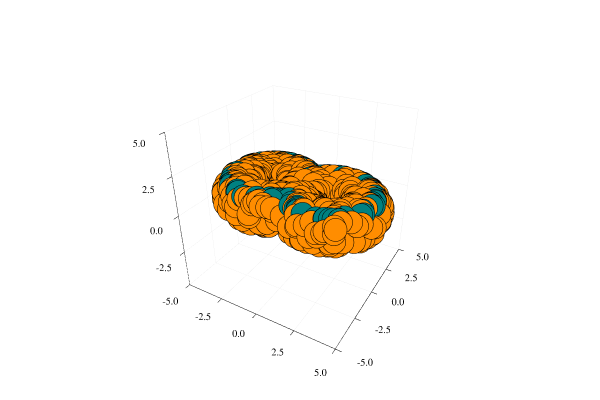

Write notebook code for a chart like this one.
### Code cell
p = ext.plot_3D(landmark = torus, witness = circle, landmark_label = "", witness_label = "", 
                xlim = (-5, 5), ylim = (-5, 5), zlim = (-5, 5))

### Figure 1 — Plotly figure (JSON) as saved in the notebook; plotly's stock layout.template omitted (floating-point values rounded to 4 significant figures; data arrays with more than 128 entries replaced by an {"elided": "..."} marker saying what was removed)
{"data": [{"colorbar": {"title": ""}, "legendgroup": "", "marker": {"color": "rgba(255, 141, 0, 1.000)", "line": {"color": "rgba(0, 0, 0, 1.000)", "width": 1}, "size": 8, "symbol": "circle"}, "mode": "markers", "name": "", "showlegend": false, "type": "scatter3d", "x": {"elided": "705 float values"}, "xaxis": "x1", "y": {"elided": "705 float values"}, "yaxis": "y1", "z": {"elided": "705 float values"}, "zmax": null, "zmin": null}, {"colorbar": {"title": ""}, "legendgroup": "", "marker": {"color": "rgba(0, 129, 129, 1.000)", "line": {"color": "rgba(0, 0, 0, 1.000)", "width": 1}, "size": 8, "symbol": "circle"}, "mode": "markers", "name": "", "showlegend": false, "type": "scatter3d", "x": [-4.113, -3.705, -1.201, -2.937, -4.282, -0.1061, -2.211, -3.856, -2.825, -0.4114, -4.235, -2.639, -0.7849, -2.584, -0.3911, -0.6058, -4.3, -4.194, -4.023, -0.6355, -4.243, -2.365, -3.803, -1.605, -2.306, -2.869, -2.1, -2.836, -4.507, -3.073, -2.187, -0.03643, -0.4278, -1.026, -1.654, -1.482, -2.401, -3.481, -4.213, -2.981, -3.844, -3.259, -0.5405, -1.111, 4.297, 3.674, 3.569, 0.526, 4.237, 0.06261, 1.332, 2.814, 4.215, 3.885, 3.273, 3.502, 4.367, 1.669, 1.559, 0.01244, 1.087, 3.097, 3.664, 4.175, 1.167, 0.07649, 0.5445, 4.408, 3.41, 0.3776, 0.5536, 2.983, 2.362, 1.159, 4.29, 3.234, 4.338, 0.999, 3.067, 0.874, 0.1751, 1.018, 4.524, 1.688, 4.39, 3.845, 4.444], "xaxis": "x1", "y": [1.192, -1.841, 2.359, -2.214, 1.106, -1.654, 2.395, -1.684, -2.314, -1.887, -0.9755, 2.271, -2.037, 2.263, -1.853, -1.994, -0.4032, 0.7415, -1.432, -2.078, 1.169, 2.317, -1.685, 2.3, -2.513, -2.327, 2.405, 2.182, -0.4051, 2.069, 2.453, 1.554, 1.816, 2.134, 2.44, -2.344, 2.303, 1.809, 0.9179, 2.317, 1.515, 2.125, 1.994, 2.335, -1.032, 1.847, 1.981, -1.859, -0.698, 1.381, 2.366, -2.35, 1.179, 1.546, 2.057, -2.043, -0.8909, 2.342, -2.48, 1.19, -2.196, 2.148, -1.755, 1.146, -2.358, 1.454, 2.077, 0.6409, -2.057, 1.884, -2.059, 2.295, -2.504, -2.267, 0.8588, -2.173, 0.3147, -2.265, -2.246, 2.039, -1.571, -2.098, 0.1898, 2.457, 0.7237, 1.559, 0.06974], "yaxis": "y1", "z": [0.9045, 0.8607, 0.8715, 0.9148, 0.8442, 0.8573, 0.9148, 0.8622, 0.8895, 0.8843, 0.8989, 0.9332, 0.9282, 0.9413, 0.891, 0.9012, 0.942, 0.9488, 0.8779, 0.8738, 0.8483, 0.9385, 0.8836, 0.9428, 0.8467, 0.8752, 0.9133, 0.9414, 0.8418, 0.9438, 0.8879, 0.8637, 0.9157, 0.9381, 0.8855, 0.9163, 0.9413, 0.941, 0.9184, 0.8564, 0.9221, 0.8827, 0.8821, 0.8665, 0.8555, 0.8702, 0.8497, 0.9281, 0.9391, 0.9252, 0.8884, 0.8735, 0.8605, 0.8993, 0.9078, 0.8442, 0.8487, 0.931, 0.8546, 0.9485, 0.9256, 0.9111, 0.9083, 0.8887, 0.8654, 0.9116, 0.8441, 0.8705, 0.8695, 0.8736, 0.8566, 0.8679, 0.848, 0.9082, 0.895, 0.8669, 0.9335, 0.8793, 0.8736, 0.9442, 0.9129, 0.9485, 0.8474, 0.8788, 0.8678, 0.9096, 0.8954], "zmax": null, "zmin": null}], "layout": {"annotations": [], "height": 400, "legend": {"bgcolor": "rgba(255, 255, 255, 1.000)", "bordercolor": "rgba(0, 0, 0, 1.000)", "font": {"color": "rgba(0, 0, 0, 1.000)", "family": "sans-serif", "size": 11}, "tracegroupgap": 0, "x": 1, "y": 1}, "margin": {"b": 20, "l": 0, "r": 0, "t": 20}, "paper_bgcolor": "rgba(255, 255, 255, 1.000)", "plot_bgcolor": "rgba(255, 255, 255, 1.000)", "scene": {"camera": {"eye": {"x": 1.126, "y": -1.95, "z": 1.3}}, "xaxis": {"anchor": "y1", "domain": [0.06582, 0.9934], "gridcolor": "rgba(0, 0, 0, 0.100)", "gridwidth": 0.5, "linecolor": "rgba(0, 0, 0, 1.000)", "mirror": false, "range": [-5, 5], "showgrid": true, "showline": true, "showticklabels": true, "tickangle": 0, "tickcolor": "rgb(0, 0, 0)", "tickfont": {"color": "rgba(0, 0, 0, 1.000)", "family": "sans-serif", "size": 11}, "tickmode": "array", "ticks": "inside", "ticktext": ["-5.0", "-2.5", "0.0", "2.5", "5.0"], "tickvals": [-5, -2.5, 0, 2.5, 5], "title": "", "titlefont": {"color": "rgba(0, 0, 0, 1.000)", "family": "sans-serif", "size": 15}, "type": "-", "visible": true, "zeroline": false, "zerolinecolor": "rgba(0, 0, 0, 1.000)"}, "yaxis": {"anchor": "x1", "domain": [0.03762, 0.9902], "gridcolor": "rgba(0, 0, 0, 0.100)", "gridwidth": 0.5, "linecolor": "rgba(0, 0, 0, 1.000)", "mirror": false, "range": [-5, 5], "showgrid": true, "showline": true, "showticklabels": true, "tickangle": 0, "tickcolor": "rgb(0, 0, 0)", "tickfont": {"color": "rgba(0, 0, 0, 1.000)", "family": "sans-serif", "size": 11}, "tickmode": "array", "ticks": "inside", "ticktext": ["-5.0", "-2.5", "0.0", "2.5", "5.0"], "tickvals": [-5, -2.5, 0, 2.5, 5], "title": "", "titlefont": {"color": "rgba(0, 0, 0, 1.000)", "family": "sans-serif", "size": 15}, "type": "-", "visible": true, "zeroline": false, "zerolinecolor": "rgba(0, 0, 0, 1.000)"}, "zaxis": {"gridcolor": "rgba(0, 0, 0, 0.100)", "gridwidth": 0.5, "linecolor": "rgba(0, 0, 0, 1.000)", "mirror": false, "range": [-5, 5], "showgrid": true, "showline": true, "showticklabels": true, "tickangle": 0, "tickcolor": "rgb(0, 0, 0)", "tickfont": {"color": "rgba(0, 0, 0, 1.000)", "family": "sans-serif", "size": 11}, "tickmode": "array", "ticks": "inside", "ticktext": ["-5.0", "-2.5", "0.0", "2.5", "5.0"], "tickvals": [-5, -2.5, 0, 2.5, 5], "title": "", "titlefont": {"color": "rgba(0, 0, 0, 1.000)", "family": "sans-serif", "size": 15}, "type": "-", "visible": true, "zeroline": false, "zerolinecolor": "rgba(0, 0, 0, 1.000)"}}, "showlegend": true, "width": 600}}
